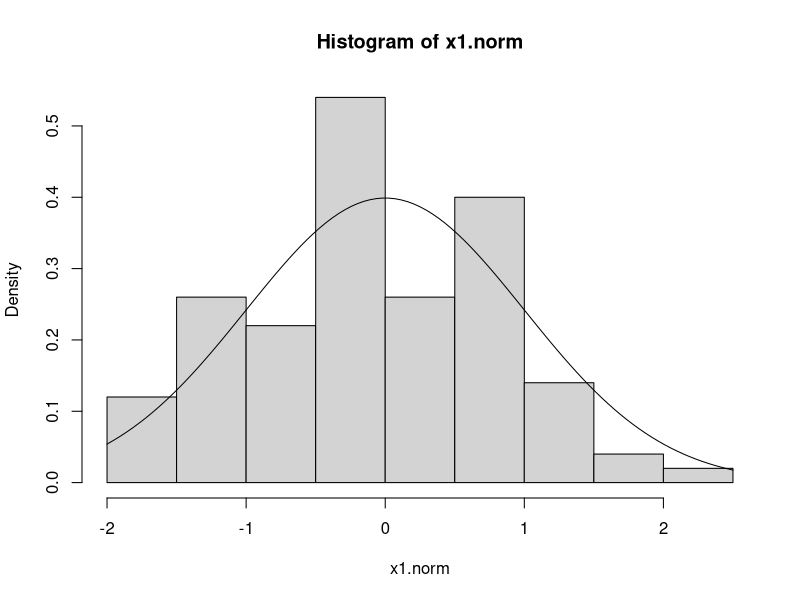
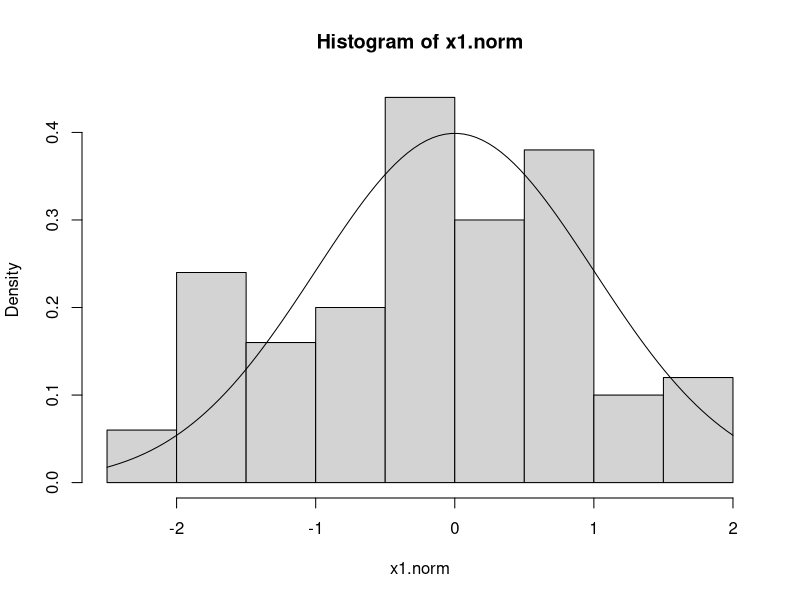

R code for these plots, in order:
#X = X1,..Xn - експериментално получени случайни величини
#математическо очакване Е(X) = mean(X) (mu)
#дисперсия D(X) = var(x)  (sigma^2)
#стандартно отклонение s = sd(x)  (sigma)
x = c(74, 122, 235, 111, 292, 111, 211, 133, 156, 79)
mean(x) #очакване
var(x) #дисперсия
sd(x) #стандартно отклонение

#централна гранична теорема - когато имаме много независими еднакво разпределенислучайни величини X1,..Xn, то сумата им след нориране е стандартна нормално разпределена велинина
#Y = ( sum(Xi) - E(sum(Xi)) ) / sqrt( D(sum(xi)) ) e стандартно нормално разпределена случайна величина
#E(sum(Xi)) = sum(EXi)  -> очакването на сума е сума от очакванията
#D(sum(Xi)) = sum(DXi)  -> дисперсия на сума е сума от дисперсиите

#твърдение: Xi = N(mu, sigma^2) - Xi случайни нормално разпределени величини с очакване mu и дисперсия sigma^2
#Xn.cherta = N(mu, (sigma^2)/n ) -> Xn.cherta = sum(Xi)/n -> статистическо средно e нормално разпределено с очакване mu и дисперсия (sigma^2)/n

#хи-квадрат разпределение
#Y1,..,Yn стандартно нормално разпределени случайни величини N(0,1)
#X^2(r) = sum(Yi^2) e хи-квадрат разпределение с r степени на свобода
#функцията chisq() с префикси d,p,q,r за съответно плътност, разпределние, квантил и случайно разпределение(симулиране)

#t-разпределение
#X = X1,...,Xn n независими измервания Xi, очакване mu, извадково средно mean(x), oценка за стандартно отклонение sd(x) и неизвестно sigma 
#най-добрата оценка за неизвестното sigma се дава с t-разпределение с n-1 степени на свобода
#функцията t() с префикси d,p,q,r за съответно плътност, разпределние, квантил и случайно разпределение(симулиране)

#f-разпределение - непрекъснато статистическо разпределение, получено от отношението на две хи-квадрат разпределения
#Fn,m = (X^2(n)/n) / (X^2(m)/m)
#тества дали две извадки имат еднаква дисперсия
#функцията f() с префикси d,p,q,r за съответно плътност, разпределние, квантил и случайно разпределение(симулиране)


#blah blah

#-----------------------------------------------------

#01
#x1=Bi(100,1/2), x2=Bi(100,1/3)
cgt.binom = function(n,p) {
    xi = rbinom(n = 100, size = n, prob = p)
    EXi = n * p #EXi = n*p -> очакване за биномно разпределени величини
    DXi = n * p * (1-p) #DXi = n*p*q = n*p*(1-p) -> дисперсия за биномно разпределени велчини
    x1.norm = (xi - EXi) / sqrt(DXi) #нормираме всички величини
    hist(x = x1.norm, probability = TRUE)
    x = rnorm(100)  #симулираме нормално разпределени величини за да сравним 
    curve(dnorm(x), add = T)  #приличат си доста, значи и графично можем да кажем че е изпълнена централната гранична теорема
}
cgt.binom(100,1/2)
cgt.binom(100,1/3)

#02
temp = c(102.5, 101.7, 103.1, 100.9, 100.5, 102.2)
sd = 1.2
x=mean(temp)
alpha=1-0.95
z=qnorm(1-alpha/2)
lower=x-z*sd
upper=x+z*sd
